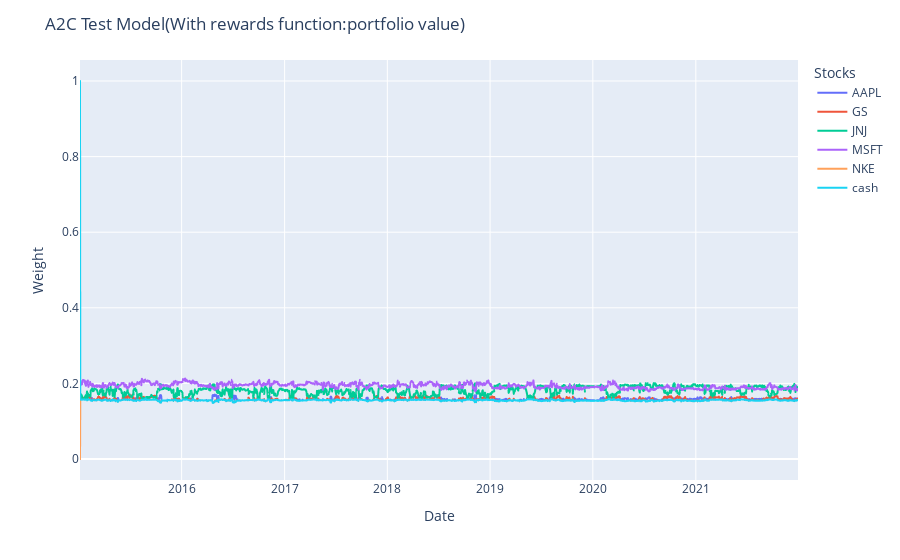

Source (notebook cell):
### Code cell
pd.options.plotting.backend = "plotly"

fig = a2c_test_weights_2.plot()
fig.update_layout(
    title="A2C Test Model(With rewards function:portfolio value)",
    xaxis_title="Date",
    yaxis_title="Weight",
    legend_title="Stocks",
)
fig.show()

### Figure 1 — Plotly figure (JSON) as saved in the notebook; plotly's stock layout.template omitted (floating-point values rounded to 4 significant figures; data arrays with more than 128 entries replaced by an {"elided": "..."} marker saying what was removed)
{"data": [{"hovertemplate": "variable=AAPL<br>date=%{x}<br>value=%{y}<extra></extra>", "legendgroup": "AAPL", "line": {"color": "#636efa", "dash": "solid"}, "marker": {"symbol": "circle"}, "mode": "lines", "name": "AAPL", "showlegend": true, "type": "scattergl", "x": {"elided": "1761 str values"}, "xaxis": "x", "y": {"elided": "1761 float values"}, "yaxis": "y"}, {"hovertemplate": "variable=GS<br>date=%{x}<br>value=%{y}<extra></extra>", "legendgroup": "GS", "line": {"color": "#EF553B", "dash": "solid"}, "marker": {"symbol": "circle"}, "mode": "lines", "name": "GS", "showlegend": true, "type": "scattergl", "x": {"elided": "1761 str values"}, "xaxis": "x", "y": {"elided": "1761 float values"}, "yaxis": "y"}, {"hovertemplate": "variable=JNJ<br>date=%{x}<br>value=%{y}<extra></extra>", "legendgroup": "JNJ", "line": {"color": "#00cc96", "dash": "solid"}, "marker": {"symbol": "circle"}, "mode": "lines", "name": "JNJ", "showlegend": true, "type": "scattergl", "x": {"elided": "1761 str values"}, "xaxis": "x", "y": {"elided": "1761 float values"}, "yaxis": "y"}, {"hovertemplate": "variable=MSFT<br>date=%{x}<br>value=%{y}<extra></extra>", "legendgroup": "MSFT", "line": {"color": "#ab63fa", "dash": "solid"}, "marker": {"symbol": "circle"}, "mode": "lines", "name": "MSFT", "showlegend": true, "type": "scattergl", "x": {"elided": "1761 str values"}, "xaxis": "x", "y": {"elided": "1761 float values"}, "yaxis": "y"}, {"hovertemplate": "variable=NKE<br>date=%{x}<br>value=%{y}<extra></extra>", "legendgroup": "NKE", "line": {"color": "#FFA15A", "dash": "solid"}, "marker": {"symbol": "circle"}, "mode": "lines", "name": "NKE", "showlegend": true, "type": "scattergl", "x": {"elided": "1761 str values"}, "xaxis": "x", "y": {"elided": "1761 float values"}, "yaxis": "y"}, {"hovertemplate": "variable=cash<br>date=%{x}<br>value=%{y}<extra></extra>", "legendgroup": "cash", "line": {"color": "#19d3f3", "dash": "solid"}, "marker": {"symbol": "circle"}, "mode": "lines", "name": "cash", "showlegend": true, "type": "scattergl", "x": {"elided": "1761 str values"}, "xaxis": "x", "y": {"elided": "1761 float values"}, "yaxis": "y"}], "layout": {"legend": {"title": {"text": "Stocks"}, "tracegroupgap": 0}, "margin": {"t": 60}, "title": {"text": "A2C Test Model(With rewards function:portfolio value)"}, "xaxis": {"anchor": "y", "domain": [0, 1], "title": {"text": "Date"}}, "yaxis": {"anchor": "x", "domain": [0, 1], "title": {"text": "Weight"}}}}
